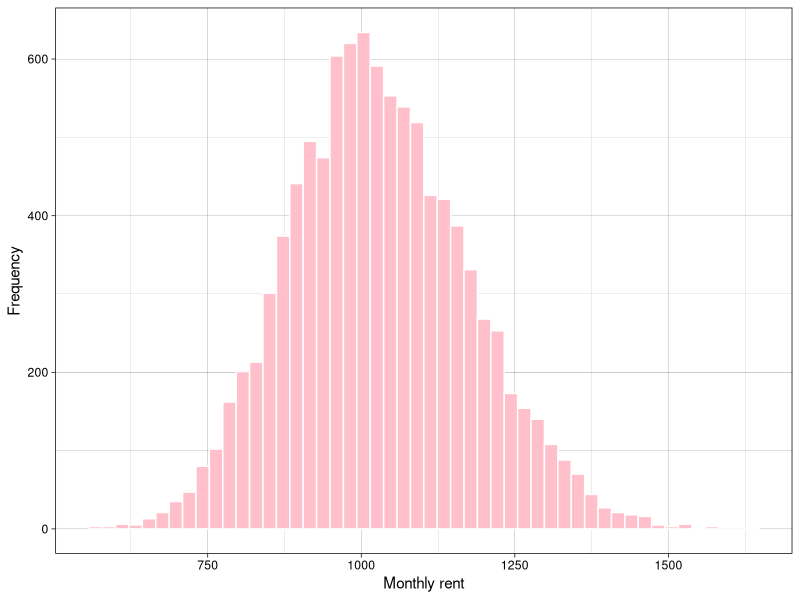
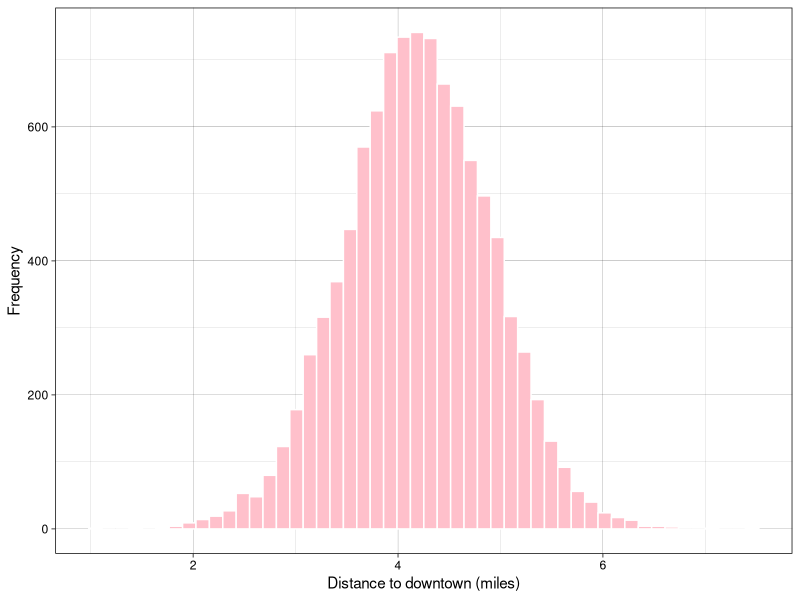
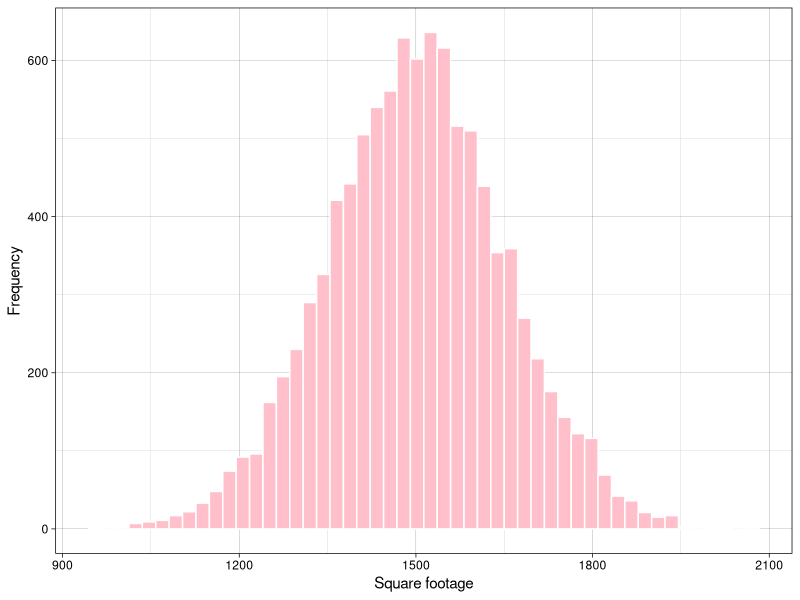
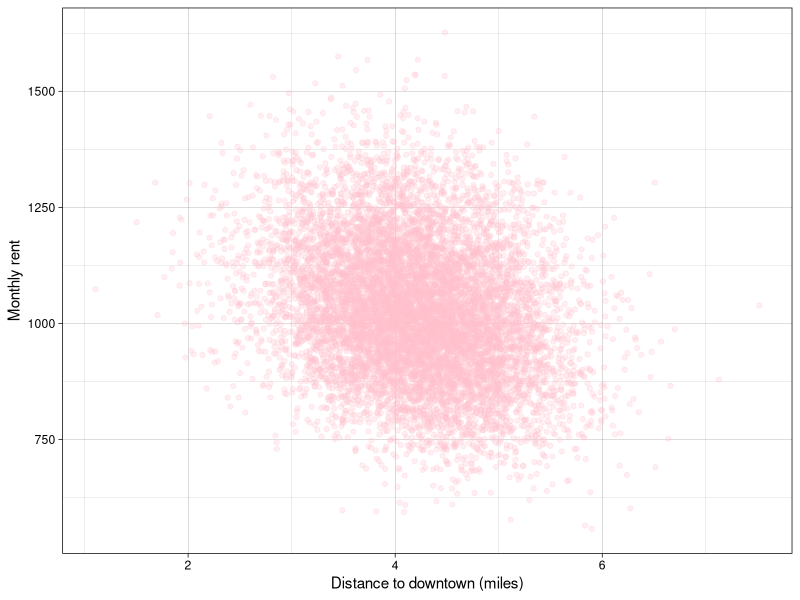
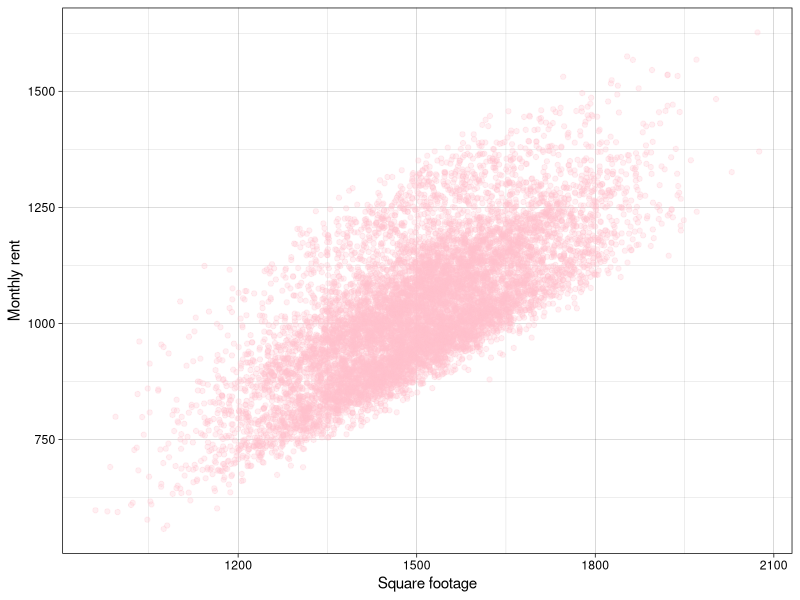
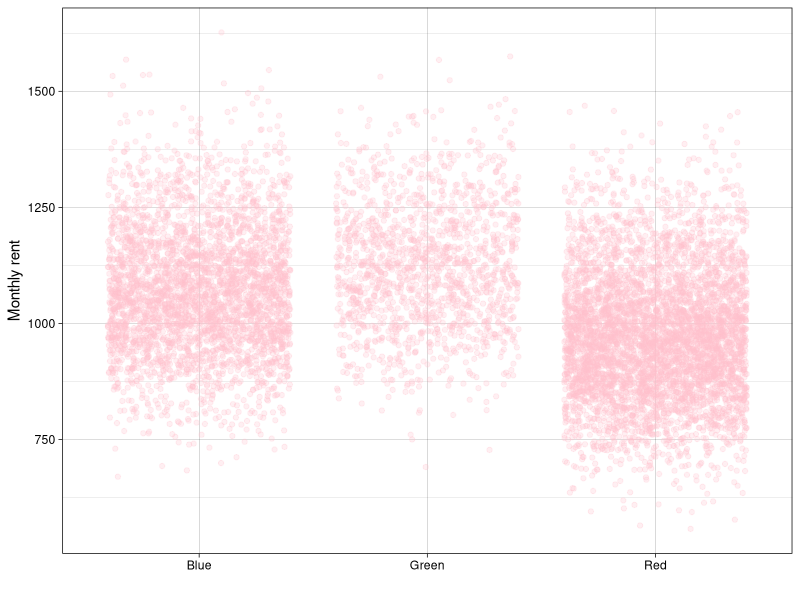
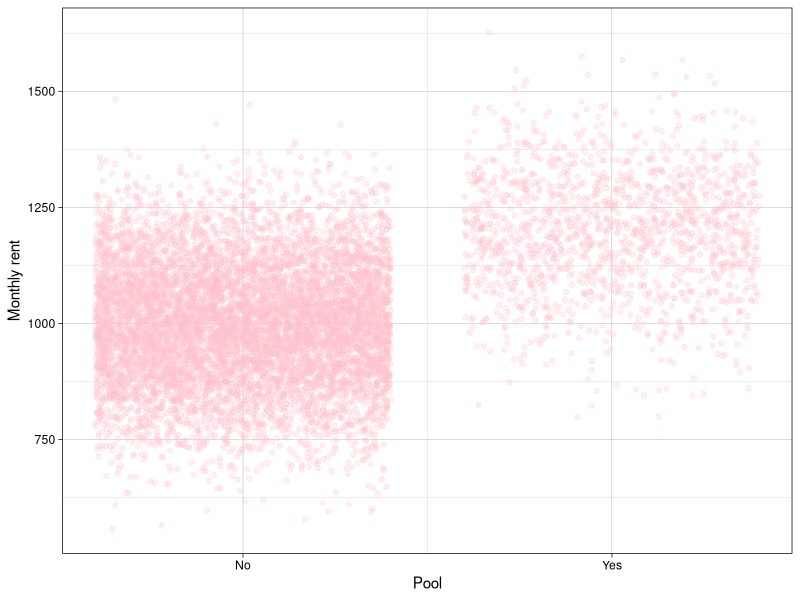

Write R code to recreate these figures, in order.
## ---- chunk 1
knitr::opts_chunk$set(echo = TRUE)
## ---- chunk 2
library(tidyverse)

uniform1 <- runif(10000)
uniform2 <- runif(10000)

dt_dist_mean = 4.2
dt_dist_sd = 0.7

sq_feet_mean = 1500
sq_feet_sd = 150

pct_red = 0.5
pct_blue = 0.35
pct_green = 0.15

pct_pool = 0.15
pct_no_pool = 0.85

input_coeffs = list(Constant = 100,
                    `Effect of square feet` = 0.7,
                    `Effect of distance` = -50,
                    `Effect of blue` = 100,
                    `Effect of green` = 150,
                    `Effect of pool` = 200)
## ---- chunk 3
data <- tibble(sq_feet = rnorm(10000, 
                               mean = sq_feet_mean, 
                               sd = sq_feet_sd),
               dt_dist = rnorm(10000, 
                               mean = dt_dist_mean, 
                               sd = dt_dist_sd)) |>
  mutate(color = case_when(uniform1 < pct_red ~ "Red",
                           uniform1 < pct_red + pct_blue ~ "Blue",
                           TRUE ~ "Green"),
         pool = ifelse(uniform2 < pct_pool, 1, 0)) |>
  mutate(blue = ifelse(color == "Blue", 1, 0),
         green = ifelse(color == "Green", 1, 0)) |>
  mutate(rent = input_coeffs$Constant +
                input_coeffs$`Effect of square feet` * sq_feet +
                input_coeffs$`Effect of distance` * dt_dist +
                input_coeffs$`Effect of blue` * blue +
                input_coeffs$`Effect of green` * green +
                input_coeffs$`Effect of pool` * pool)
## ---- chunk 4
ggplot(data) +
  geom_histogram(aes(x = rent),
                 bins = 50,
                 fill = "pink",
                 color = "white") +
  scale_x_continuous(name = "Monthly rent") +
  scale_y_continuous(name = "Frequency") +
  theme_linedraw()
## ---- chunk 5
ggplot(data) +
  geom_histogram(aes(x = dt_dist),
                 bins = 50,
                 fill = "pink",
                 color = "white") +
  scale_x_continuous(name = "Distance to downtown (miles)") +
  scale_y_continuous(name = "Frequency") +
  theme_linedraw()
## ---- chunk 6
ggplot(data) +
  geom_histogram(aes(x = sq_feet),
                 bins = 50,
                 fill = "pink",
                 color = "white") +
  scale_x_continuous(name = "Square footage") +
  scale_y_continuous(name = "Frequency") +
  theme_linedraw()
## ---- chunk 7
ggplot(data) +
  geom_point(aes(x = dt_dist,
                 y = rent),
                 color = "pink",
                 alpha = 0.25) +
  scale_x_continuous(name = "Distance to downtown (miles)") +
  scale_y_continuous(name = "Monthly rent") +
  theme_linedraw()
## ---- chunk 8
ggplot(data) +
  geom_point(aes(x = sq_feet,
                 y = rent),
                 color = "pink",
                 alpha = 0.25) +
  scale_x_continuous(name = "Square footage") +
  scale_y_continuous(name = "Monthly rent") +
  theme_linedraw()
## ---- chunk 9
ggplot(data) +
  geom_jitter(aes(x = color,
                 y = rent),
                 color = "pink",
                 alpha = 0.25) +
  scale_x_discrete(name = "") +
  scale_y_continuous(name = "Monthly rent") +
  theme_linedraw()
## ---- chunk 10
ggplot(data) +
  geom_jitter(aes(x = pool,
                 y = rent),
                 color = "pink",
                 alpha = 0.25) +
  scale_x_continuous(name = "Pool",
                     breaks = c(0,1),
                     labels = c("No", "Yes")) +
  scale_y_continuous(name = "Monthly rent") +
  theme_linedraw()
## ---- chunk 11
library(knitr)

summary_outcome <- data |>
  summarize(`Calculated average monthly rent` = mean(rent),
            `Calculated standard deviation of monthly rent` = sd(rent)) 

kable(summary_outcome,
      format.args = list(digits = 6))
## ---- chunk 12
mean_summary <- data |>
  pivot_longer(cols = c("sq_feet", "dt_dist"),
               names_to = "Variable",
               values_to = "value") |>
  group_by(Variable) |>
  summarize(`Calculated average` = mean(value)) |>
  mutate(`Input average` = case_when(Variable == "dt_dist" ~ dt_dist_mean,
                                     Variable == "sq_feet" ~ sq_feet_mean)) |>
  mutate(Variable = case_when(Variable == "dt_dist" ~ 
                                "Distance to downtown",
                              Variable == "sq_feet" ~
                                "Square footage")) |>
  mutate(Difference = `Input average` - `Calculated average`)

kable(mean_summary, 
      format.args = list(digits = 3),
      align = c("l", "c", "c", "c"))
## ---- chunk 13
sd_summary <- data |>
  pivot_longer(cols = c("sq_feet", "dt_dist"),
               names_to = "Variable",
               values_to = "value") |>
  group_by(Variable) |>
  summarize(`Calculated standard deviation` = sd(value)) |>
  mutate(`Input standard deviation` = 
           case_when(Variable == "dt_dist" ~ dt_dist_sd,
                     Variable == "sq_feet" ~ sq_feet_sd)) |>
  mutate(Variable = case_when(Variable == "dt_dist" ~ 
                                "Distance to downtown",
                              Variable == "sq_feet" ~
                                "Square footage")) |>
  mutate(Difference = `Input standard deviation` - `Calculated standard deviation`)

kable(sd_summary, 
      format.args = list(digits = 3),
      align = c("l", "c", "c", "c"))
## ---- chunk 14
color_summary <- tibble(Color = c("Red", "Blue", "Green"),
                        `Calculated proportion` = c(mean(data$color == "Red"),
                                                    mean(data$color == "Blue"),
                                                    mean(data$color == "Green")),
                        `Input proportion` = c(pct_red, pct_blue, pct_green)) |>
  mutate(Difference = `Input proportion` - `Calculated proportion`)

kable(color_summary)
## ---- chunk 15
pool_summary <- tibble(Color = c("Pool", "No pool"),
                        `Calculated proportion` = c(mean(data$pool),
                                                    1-mean(data$pool)),
                        `Input proportion` = c(pct_pool, pct_no_pool)) |>
  mutate(Difference = `Input proportion` - `Calculated proportion`)

kable(pool_summary)
## ---- chunk 16
model <- lm(rent ~ 
              sq_feet + 
              dt_dist + 
              blue + 
              green + 
              pool, 
            data = data)

coeff_summary = tibble(Variable = names(input_coeffs),
                       `Input coefficients` = input_coeffs,
                       `Calculated coefficients` = model$coefficients) |>
  mutate(Difference = as.numeric(`Input coefficients`) - 
           as.numeric(`Calculated coefficients`))

kable(coeff_summary)
